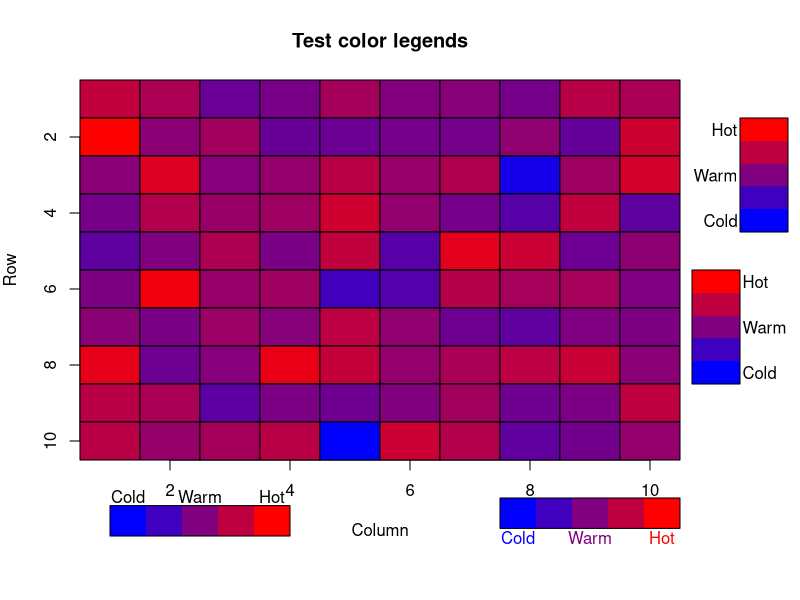

Source code (R):
library(plotrix)


### Name: color.legend
### Title: Legend matching categories or values to colors
### Aliases: color.legend
### Keywords: misc

### ** Examples

 # get some extra room
 par(mar=c(7,4,4,6))
 testcol<-color.gradient(c(0,1),0,c(1,0),nslices=5)
 col.labels<-c("Cold","Warm","Hot")
 # this will put the labels at the intersections
 # col.labels<-c("","Cold","","Warm","","Warmer","","Hot","")
 color2D.matplot(matrix(rnorm(100),nrow=10),c(1,0),0,c(0,1),
  main="Test color legends")
 color.legend(11,6,11.8,9,col.labels,testcol,gradient="y")
 color.legend(10.2,2,11,5,col.labels,testcol,align="rb",gradient="y")
 color.legend(0.5,-2,3.5,-1.2,col.labels,testcol)
 color.legend(7,-1.8,10,-1,col.labels,testcol,align="rb",col=testcol[c(1,3,5)])
 par(mar=c(5,4,4,2))
